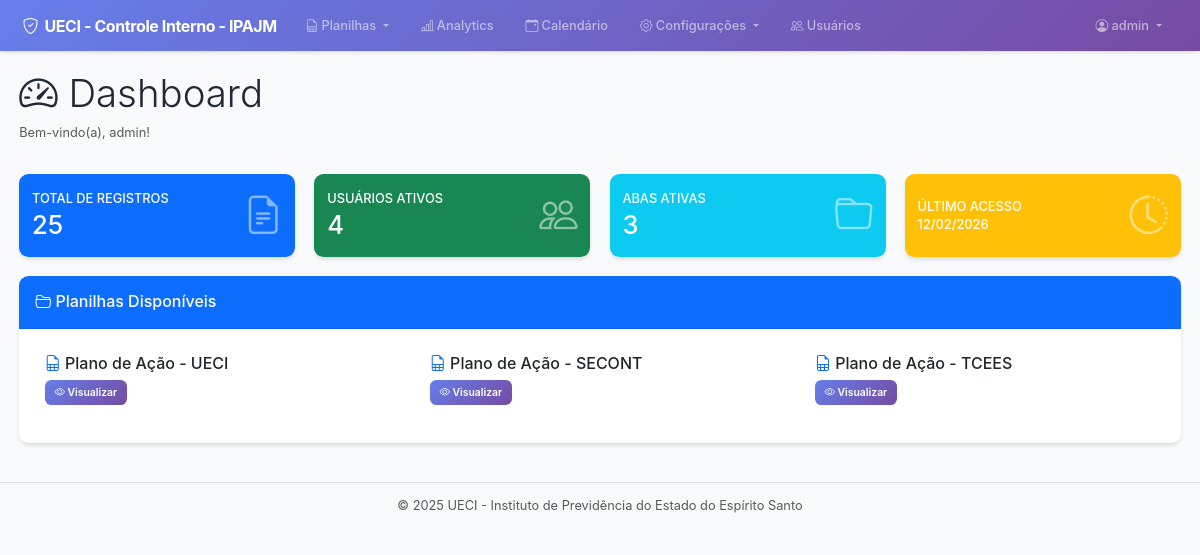
The app's page /dashboard (signed in) with its own data.
### models/user.py (models this page shows, shortened)
class User(UserMixin, db.Model):
    __tablename__ = 'users'
    id = db.Column(db.Integer, primary_key=True)
    username = db.Column(db.String(80), unique=True, nullable=False)
    email = db.Column(db.String(120), unique=True, nullable=False)
    phone = db.Column(db.String(20))
    password_hash = db.Column(db.String(200))
    is_admin = db.Column(db.Boolean, default=False)
    is_active = db.Column(db.Boolean, default=True)
    created_at = db.Column(db.DateTime, default=datetime.utcnow)
    last_login = db.Column(db.DateTime)

### models/planilha.py (models this page shows, shortened)
class AbaConfig(db.Model):
    __tablename__ = 'aba_config'
    id = db.Column(db.Integer, primary_key=True)
    aba_name = db.Column(db.String(100), unique=True, nullable=False)
    columns_config = db.Column(db.Text)
    orange_columns = db.Column(db.Text)  # ADICIONE ESTA LINHA
    display_order = db.Column(db.Integer, default=0)
    is_active = db.Column(db.Boolean, default=True)

### routes/main.py (the view)
@main_bp.route('/dashboard')
@login_required
def dashboard():
    abas = AbaConfig.query.filter_by(is_active=True).order_by(AbaConfig.display_order).all()
    total_registros = PlanilhaData.query.count()
    usuarios_ativos = User.query.filter_by(is_active=True).count()
    return render_template('dashboard.html',
                         abas=abas,
                         total_registros=total_registros,
                         usuarios_ativos=usuarios_ativos)

### app.py (called while the page is built)
@login_manager.user_loader
def load_user(user_id):
    return User.query.get(int(user_id))

### templates/dashboard.html (shortened to what this page needs)
{% extends "base.html" %}
{% block content %}
<div class="container-fluid">
    <div class="row mb-4">
        <div class="col-12">
            <h1 class="display-5">
                <i class="bi bi-speedometer2"></i> Dashboard
            </h1>
            <p class="text-muted">Bem-vindo(a), {{ current_user.username }}!</p>
        </div>
    </div>
    <div class="row mb-4">
        <div class="col-md-3">
            <div class="card bg-primary text-white shadow">
                <div class="card-body">
                    <div class="d-flex justify-content-between align-items-center">
                        <div>
                            <h6 class="text-uppercase mb-1">Total de Registros</h6>
                            <h2 class="mb-0">{{ total_registros }}</h2>
                        </div>
                        <i class="bi bi-file-earmark-text" style="font-size: 3rem; opacity: 0.5;"></i>
                    </div>
                </div>
            </div>
        </div>
        <div class="col-md-3">
            <div class="card bg-success text-white shadow">
                <div class="card-body">
                    <div class="d-flex justify-content-between align-items-center">
                        <div>
                            <h6 class="text-uppercase mb-1">Usuários Ativos</h6>
                            <h2 class="mb-0">{{ usuarios_ativos }}</h2>
                        </div>
                        <i class="bi bi-people" style="font-size: 3rem; opacity: 0.5;"></i>
                    </div>
                </div>
            </div>
        </div>
        <div class="col-md-3">
            <div class="card bg-info text-white shadow">
                <div class="card-body">
                    <div class="d-flex justify-content-between align-items-center">
                        <div>
                            <h6 class="text-uppercase mb-1">Abas Ativas</h6>
                            <h2 class="mb-0">{{ abas|length }}</h2>
                        </div>
                        <i class="bi bi-folder" style="font-size: 3rem; opacity: 0.5;"></i>
                    </div>
                </div>
            </div>
        </div>
        <div class="col-md-3">
            <div class="card bg-warning text-white shadow">
                <div class="card-body">
                    <div class="d-flex justify-content-between align-items-center">
                        <div>
                            <h6 class="text-uppercase mb-1">Último Acesso</h6>
                            <h6 class="mb-0">{{ current_user.last_login.strftime('%d/%m/%Y') if current_user.last_login else 'Primeiro acesso' }}</h6>
                        </div>
                        <i class="bi bi-clock-history" style="font-size: 3rem; opacity: 0.5;"></i>
                    </div>
                </div>
            </div>
        </div>
    </div>
    <div class="row">
        <div class="col-12">
            <div class="card shadow">
                <div class="card-header bg-primary text-white">
                    <h5 class="mb-0"><i class="bi bi-folder2-open"></i> Planilhas Disponíveis</h5>
                </div>
                <div class="card-body">
                    <div class="row">
                        {% for aba in abas %}
                        <div class="col-md-4 mb-3">
                            <div class="card h-100 border-primary hover-shadow">
                                <div class="card-body">
                                    <h5 class="card-title">
                                        <i class="bi bi-file-earmark-spreadsheet text-primary"></i>
                                        {{ aba.aba_name }}
                                    </h5>
                                    <a href="{{ url_for('main.view_planilha', aba_name=aba.aba_name) }}"
                                       class="btn btn-primary btn-sm">
                                        <i class="bi bi-eye"></i> Visualizar
                                    </a>
                                </div>
                            </div>
                        </div>
                        {% endfor %}
                    </div>
                </div>
            </div>
        </div>
    </div>
</div>
{% endblock %}

### templates/base.html (shortened to what this page needs)
<!DOCTYPE html>
<html lang="pt-BR">
<head>
    <link href="https://cdn.jsdelivr.net/npm/bootstrap@5.3.0/dist/css/bootstrap.min.css" rel="stylesheet">
    <link rel="stylesheet" href="https://cdn.jsdelivr.net/npm/bootstrap-icons@1.11.0/font/bootstrap-icons.css">
    {% if url_for('static', filename='css/style.css', _external=False) %}
    <link rel="stylesheet" href="{{ url_for('static', filename='css/style.css') }}">
    {% endif %}
</head>
<body>
    {% if current_user.is_authenticated %}
    <nav class="navbar navbar-expand-lg navbar-dark" style="background: linear-gradient(135deg, #667eea 0%, #764ba2 100%);">
        <div class="container-fluid">
            <a class="navbar-brand fw-bold" href="{{ url_for('main.index') }}">
                <i class="bi bi-shield-check me-2"></i>UECI - Controle Interno - IPAJM
            </a>
            <div class="collapse navbar-collapse" id="navbarNav">
                <ul class="navbar-nav me-auto">
                    <li class="nav-item dropdown">
                        <a class="nav-link dropdown-toggle" href="#" id="planilhasDropdown" role="button" data-bs-toggle="dropdown">
                            <i class="bi bi-file-earmark-spreadsheet me-1"></i>Planilhas
                        </a>
                    </li>
                    <li class="nav-item">
                        <a class="nav-link" href="{{ url_for('analytics.analytics_dashboard') }}">
                            <i class="bi bi-bar-chart-line me-1"></i>Analytics
                        </a>
                    </li>
                    <li class="nav-item">
                        <a class="nav-link" href="{{ url_for('main.calendario') }}">
                            <i class="bi bi-calendar-event me-1"></i>Calendário
                        </a>
                    </li>
                    <li class="nav-item dropdown">
                        <a class="nav-link dropdown-toggle" href="#" id="configDropdown" role="button" data-bs-toggle="dropdown">
                            <i class="bi bi-gear me-1"></i>Configurações
                        </a>
                    </li>
                    {% if current_user.is_admin %}
                    <li class="nav-item">
                        <a class="nav-link" href="{{ url_for('main.admin_users') }}">
                            <i class="bi bi-people me-1"></i>Usuários
                        </a>
                    </li>
                    {% endif %}
                </ul>
                <ul class="navbar-nav">
                    <li class="nav-item dropdown">
                        <a class="nav-link dropdown-toggle" href="#" id="userDropdown" role="button" data-bs-toggle="dropdown">
                            <i class="bi bi-person-circle me-1"></i>{{ current_user.username }}
                        </a>
                    </li>
                </ul>
            </div>
        </div>
    </nav>
    {% endif %}
    <main class="{% if current_user.is_authenticated %}container-fluid mt-4{% endif %}">
        {% block content %}{% endblock %}
    </main>
    <footer class="footer mt-5 py-3 bg-light">
        <div class="container text-center">
            <span class="text-muted">© 2025 UECI - Instituto de Previdência do Estado do Espírito Santo</span>
        </div>
    </footer>
</body>
</html>

### static/style.css (style rules this page uses)
:root { --primary-gradient: linear-gradient(135deg, #667eea 0%, #764ba2 100%); --primary-color: #667eea; --secondary-color: #764ba2; --success-color: #10b981; --danger-color: #ef4444; --warning-color: #f59e0b; --info-color: #3b82f6; --text-dark: #1f2937; --text-muted: #6b7280; --bg-light: #f9fafb; }
body { font-family: 'Inter', 'Segoe UI', Tahoma, Geneva, Verdana, sans-serif; background-color: var(--bg-light); color: var(--text-dark); }
.navbar { box-shadow: 0 4px 6px -1px rgba(0, 0, 0, 0.1), 0 2px 4px -1px rgba(0, 0, 0, 0.06); padding: 0.75rem 1rem; }
.navbar-brand { font-size: 1.25rem; font-weight: 700; letter-spacing: -0.5px; }
.nav-link { font-weight: 500; transition: all 0.3s ease; border-radius: 6px; padding: 0.5rem 1rem !important; margin: 0 0.25rem; }
.card { border: none; border-radius: 12px; transition: transform 0.3s ease, box-shadow 0.3s ease; overflow: hidden; }
.card-header { background-color: transparent; border-bottom: 1px solid rgba(0, 0, 0, 0.05); padding: 1.25rem; }
.shadow { box-shadow: 0 4px 6px -1px rgba(0, 0, 0, 0.1), 0 2px 4px -1px rgba(0, 0, 0, 0.06) !important; }
.btn { border-radius: 8px; font-weight: 600; padding: 0.625rem 1.25rem; transition: all 0.2s ease; border: none; font-size: 0.875rem; }
.btn-sm { padding: 0.375rem 0.75rem; font-size: 0.8125rem; }
.btn-primary { background: linear-gradient(135deg, #667eea 0%, #764ba2 100%); }
.footer { margin-top: auto; border-top: 1px solid #dee2e6; background-color: white; }
.card { animation: fadeIn 0.5s ease; }

### templates/base.html (style rules this page uses)
body { zoom: 80%; -moz-transform: scale(0.8); -moz-transform-origin: 0 0; }

### records on screen
User: username "admin", last_login "12/02/2026"
AbaConfig: aba_name "Plano de Ação - UECI"
AbaConfig: aba_name "Plano de Ação - SECONT"
AbaConfig: aba_name "Plano de Ação - TCEES"

### other values on screen
{{ total_registros }} "25"
{{ usuarios_ativos }} "4"
{{ abas|length }} "3"
